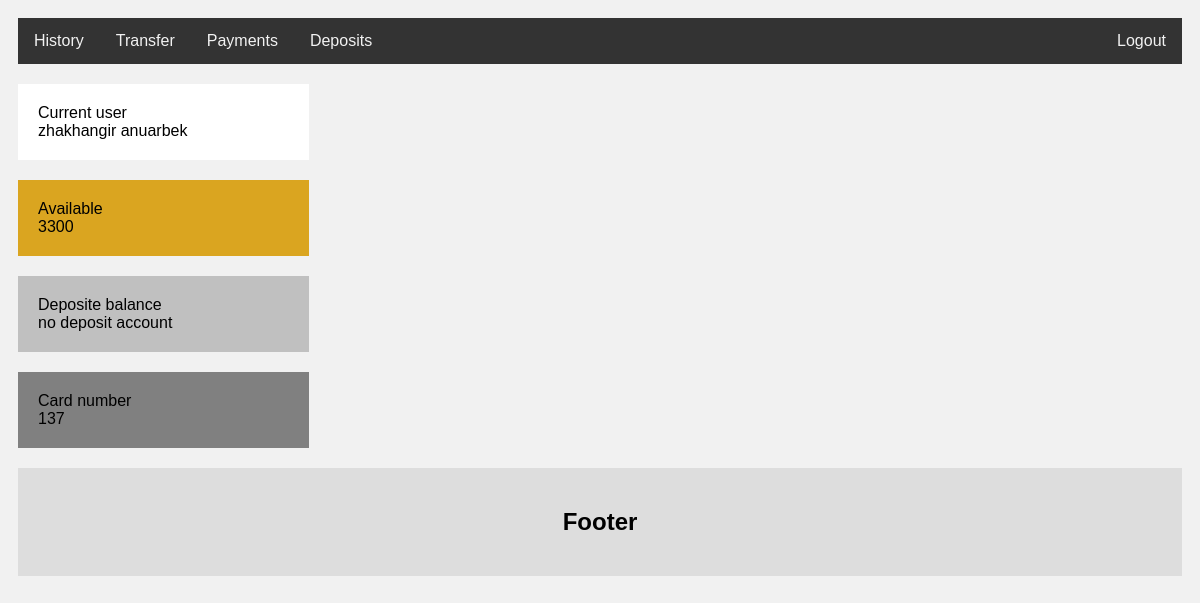
Before: /mybank/ (signed in) with the older database file.
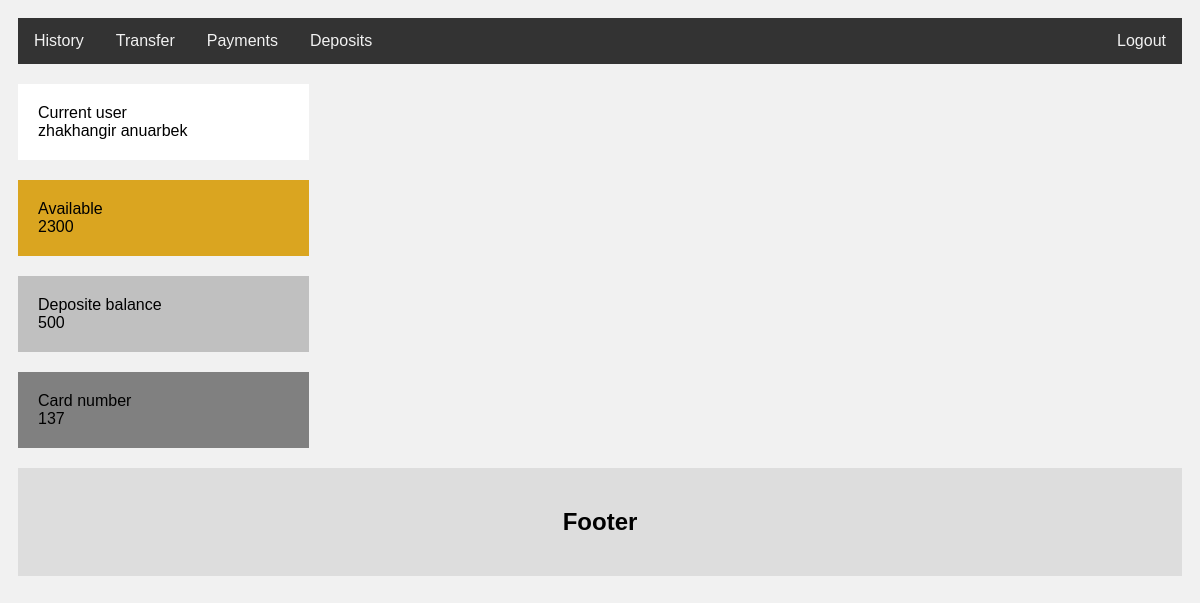
After: the same page with the newer database file.
### main/models.py (models this page shows)
class Account(models.Model):
    customer = models.ForeignKey(Customer, on_delete=models.CASCADE)
    balance = models.IntegerField(default=0)
    number = models.IntegerField(default=0)

class Customer(models.Model):
    customer_login = models.CharField(max_length=25, default="")
    customer_password = models.CharField(max_length=25, default="")
    customer_name = models.CharField(max_length=25)
    customer_surname = models.CharField(max_length=25)

### main/views.py (the view)
# urls.py: path('mybank/', views.myBank, name='mybank'),
def myBank(request):
    if request.session.get("user_id") is not None:
        current_account_id = int(request.session.get("user_id"))
        account = Account.objects.get(id=current_account_id)
        deposit_customer = Customer.objects.get(id=current_account_id)
        deposit_objects = Deposits.objects.filter(customer=deposit_customer)
        if len(deposit_objects) == 0:
            deposit_info = "no deposit account"
        else:
            deposit = Deposits.objects.get(customer=deposit_customer)
            deposit_info = str(deposit.balance)
        return render(request, "mybank.html", {"account": account,"deposit_info": deposit_info})
    else:
        return redirect(reverse('main:index'))

### main/templates/mybank.html (shortened to what this page needs)
{% extends "base.html" %}
{% load static%}
{%block styles %}
    <link rel="stylesheet" type="text/css" href="{%static 'css/styles.css'%}">
{% endblock %}
{% block body %}
  <div class="topnav">
    <a href="/history" >History</a>
    <a href="/transfer">Transfer</a>
    <a href="/payments" >Payments</a>
    <a href="/deposits">Deposits</a>
    <a href="/logout" style="float:right">Logout</a>
    </div>
    {% block content %}
        <div class="row">
    <div class="leftblock">
        <div class="balance" style="background: white">
            <div>Current user</div>
            <div>{{ account.customer.customer_name }} {{ account.customer.customer_surname }}</div>
        </div>
        <div class="balance">
            <div>Available</div>
            <div>{{ account.balance }}</div>
        </div>
        <div class="balance" style="background-color: silver">
            <div>Deposite balance</div>
            <div>{{ deposit_info }}</div>
        </div>
        <div class="balance" style="background: grey">
            <div>Card number</div>
            <div>{{ account.number }}</div>
        </div>
        </div>
        </div>
        {% endblock %}
    {% block footer %}
        <div class="footer">
    <h2>Footer</h2>
</div>
        {% endblock %}
{% endblock %}

Changed rows visible on the page:
changed Account "zhakhangir": balance "3300" → "2300"
Other visible differences:
{{ deposit_info }}: "no deposit account" → "500"
